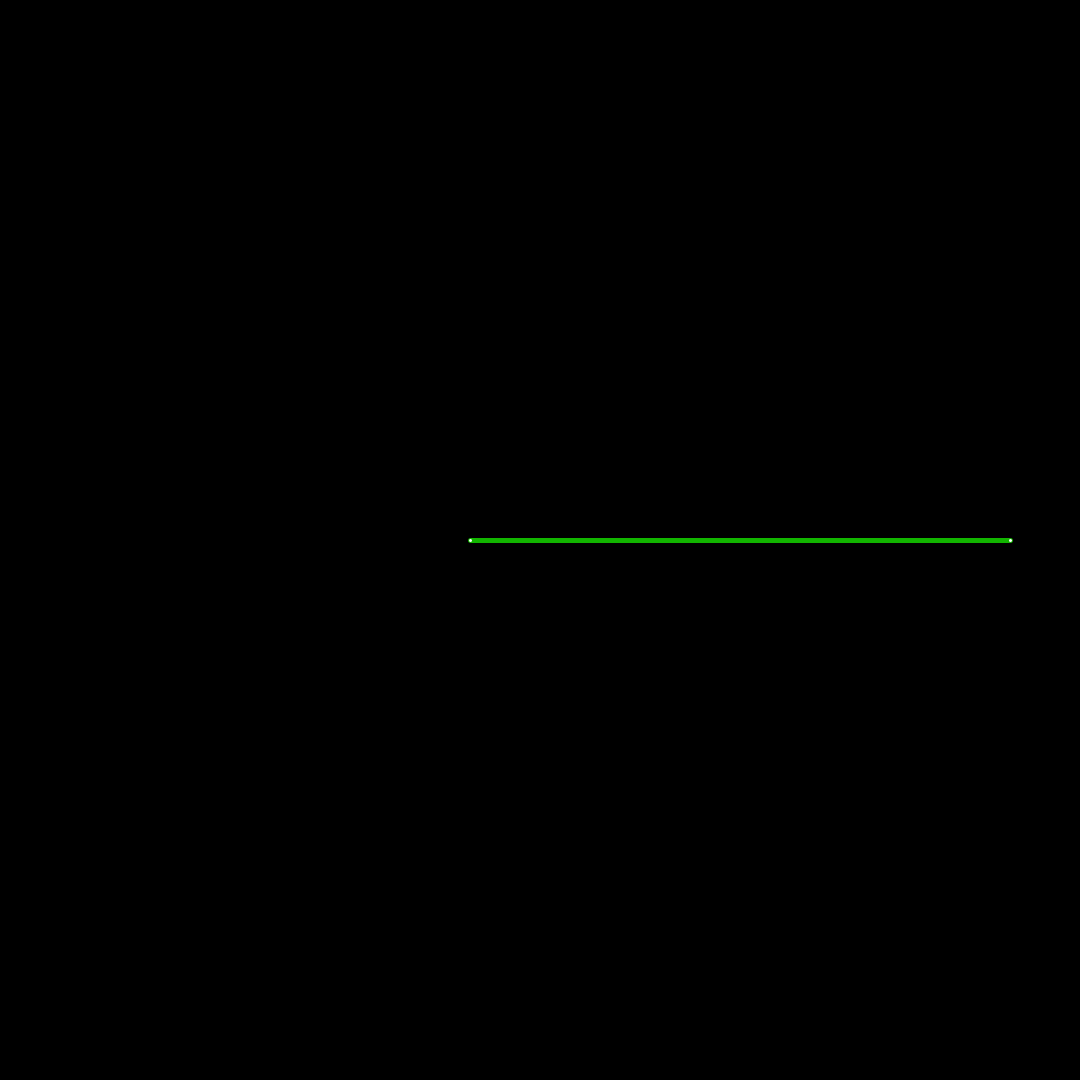
Frame 1 (no input)
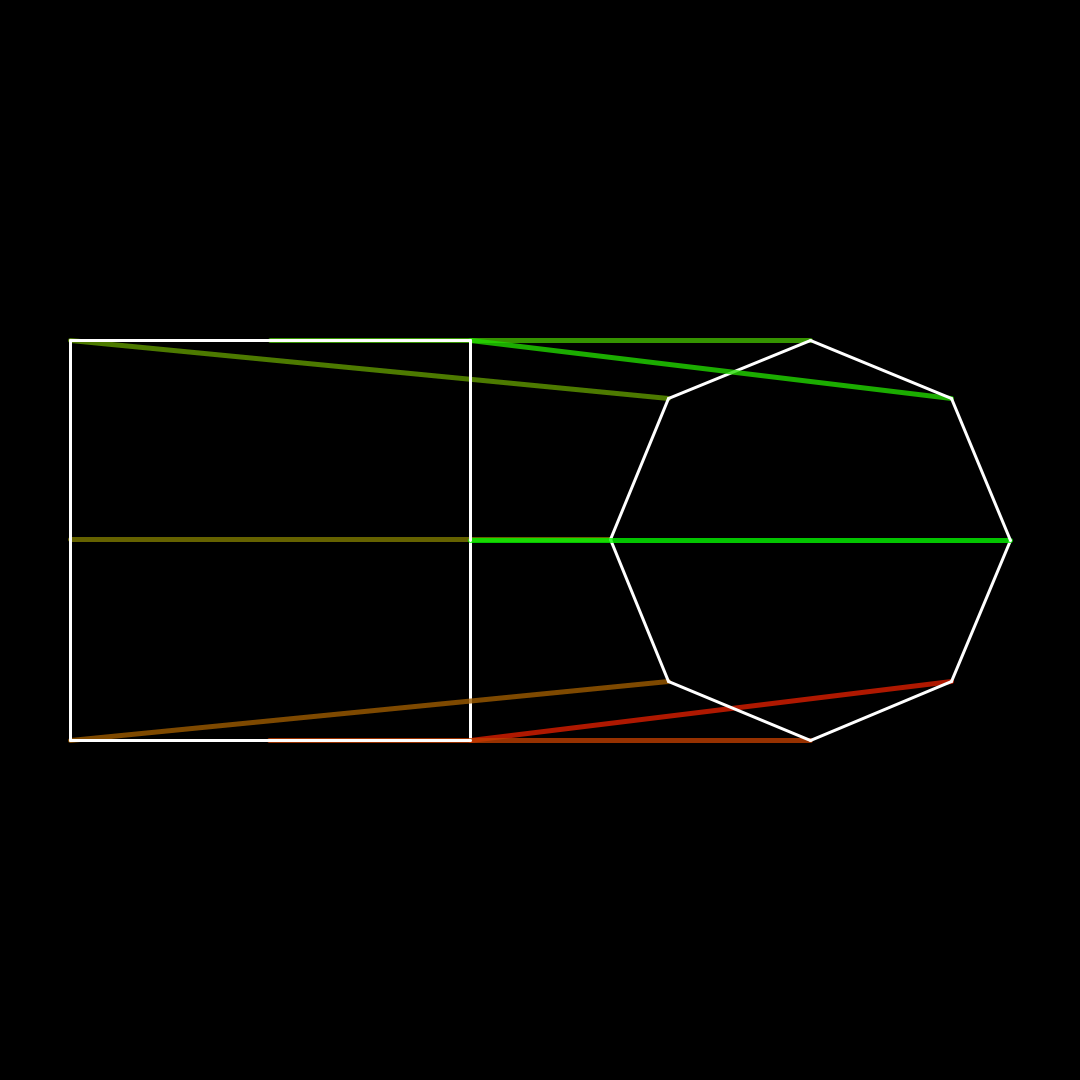
Frame 60 (the mouse pressed at the canvas centre just before this capture)
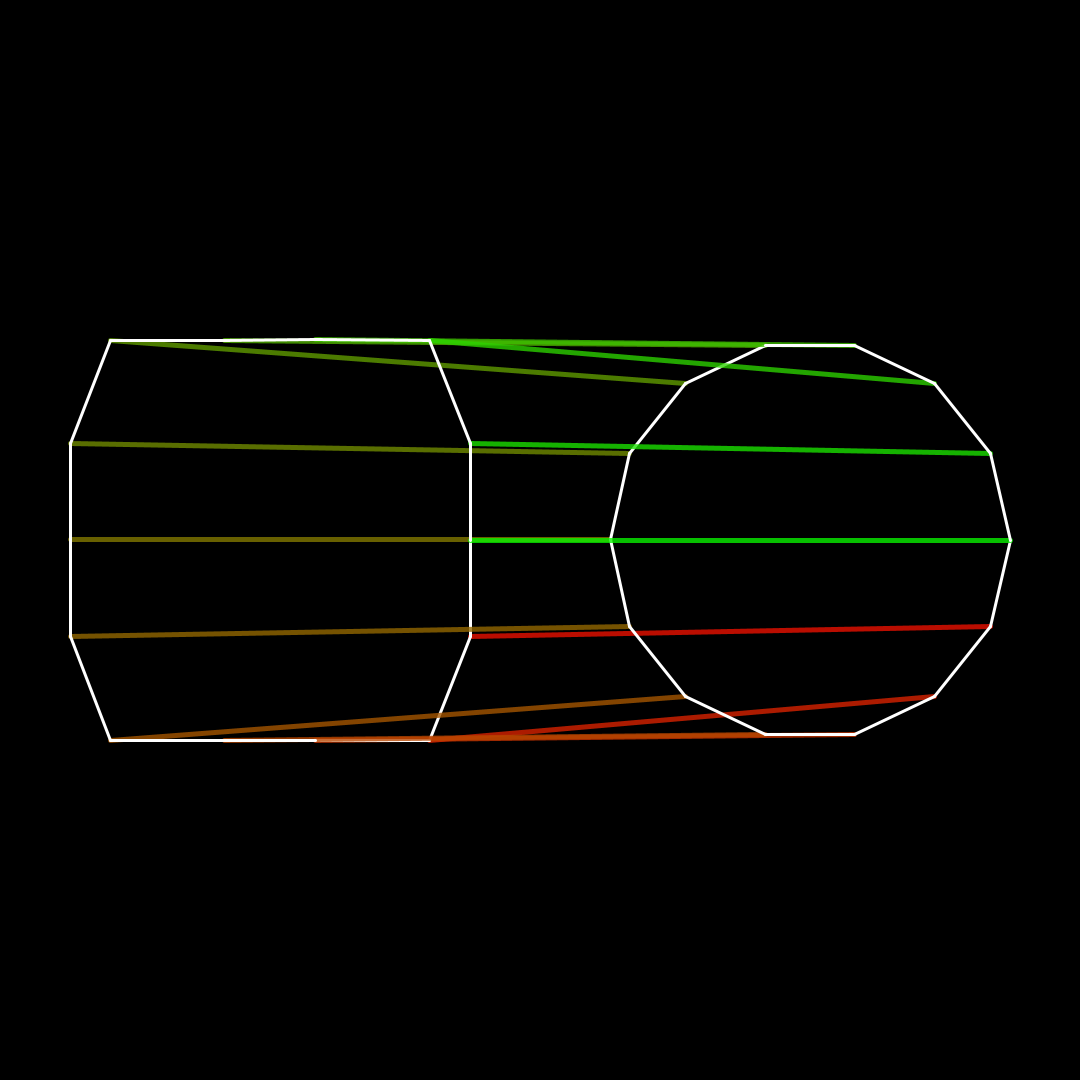
Frame 120 (the mouse held since frame 60 and released just before this capture)

The Processing sketch that drew these frames (run headless with seeded random() and noise(); from frame 60 on, the mouse is pressed at the canvas centre):

// Processing sketch: homeomorphism
// ── homeomorphism.pde
float n = 1;
float rOrig = 200;

float square(float theta) {
  return min(1. / abs(cos(theta)), 1. / abs(sin(theta)));
}

PVector[] surface(int n, boolean circle) {
  PVector[] solution = new PVector[n + 1];
  
  for(int i = 0; i <= n; i++) {
    float theta = (float) i / n * 2 * PI;
    float r = circle ? rOrig : square(theta) * rOrig;
    solution[i] = new PVector(cos(theta) * r, sin(theta) * r);
  }
  
  return solution;
}

void setup() {
  size(1080, 1080);
  frameRate(60);
}

void draw() {
  background(0);
  
  float max = 100;
  n = sin(asin((n / max + (2 * PI / (frameRate * 100))) % 1)) * max;
  
  PVector[] solution = surface(int(n), false);
  PVector[] solution1 = surface(int(n), true);
    
  translate(width / 4, height / 2);
  for(int i = 1; i < n; i++) {
    fill(0, (float) i / n * 255, 0, 200);
    stroke(255 - (float) i / n * 255, (float) i / n * 255, 0, 200);
    strokeWeight(5);
    line(solution[i].x, solution[i].y, solution1[i].x + width / 2, solution1[i].y);  
    fill(255);
    stroke(255);
    strokeWeight(3);
    line(solution[i].x, solution[i].y, solution[i - 1].x, solution[i - 1].y);
    line(solution1[i].x + width / 2, solution1[i].y, solution1[i - 1].x + width / 2, solution1[i - 1].y);
  }
}
